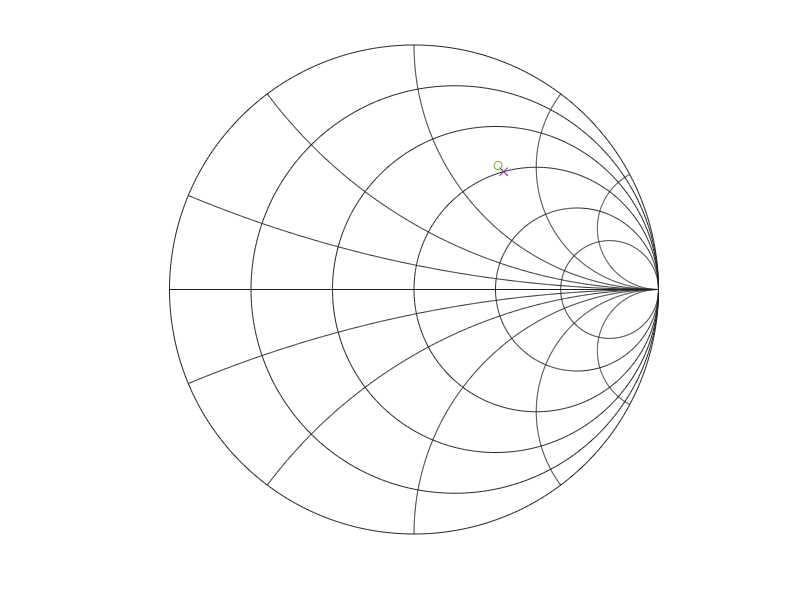

Recreate this plot in MATLAB.
%%
figure(1);clf;

linc = [.125, .125, .125]; % line color


% plot real line
x = [-1, 1];
y = [0, 0];
plot( x, y , 'color', linc);

axis equal;
axis off;
hold on;



if 0
  r = ones(1, 500) * 0;
  x = linspace(-1000, 1000, 500);
  
  z = complex(r, x) ./ 50;
  
  g = (z - 1) ./ (z + 1);
  
  plot(real(g), imag(g));
end

% plot constant resistance
for R = [0, 10, 25, 50, 100, 200]
  r = R/50;
  rad = 1/(r + 1);
  cent = 1-rad;
  th = linspace(0, 2*pi, 500);
  plot(rad*cos(th) + cent, rad*sin(th), 'color', linc)
end


if 0
  r = linspace(0, 1000, 500);
  x = ones(1, 500) * -10;
  
  z = complex(r, x) ./ 50;
  
  g = (z - 1) ./ (z + 1);

  plot(real(g), imag(g));
end

% plot constant reactance
for X = [10, 25, 50, 100, 200]
  x = X/50;
  rad = 1/(x);
  cent = rad;
  th = 2 * atan(x) * linspace(0, 1, 500);
  plot(1 - rad*sin(th), cent - rad*cos(th), 'color', linc);
  plot(1 - rad*sin(th), -cent + rad*cos(th), 'color', linc);
end

% ADD TEXT
%  Make function!




%%
l = 54e-9;
c = .45e-12;

w = 2 * pi * 915e6;

zs = 50 + 1j*w*l + 1/(1j*w*c);


gs = (zs - 50) / (zs + 50);

gss = conj(gs);

plot(real(gss), imag(gss), 'x')


%%
    ltest = 22;
    l = ltest * 1e-9;
    z1 = 1/(1j*w*1e-12) + 15 + 1j*w*l;
    
    z2 = 1j*w*6e-9;
    zl = (z1 * z2) / (z1 + z2);
    gl = (zl - 50) / (zl + 50);
    plot(real(gl), imag(gl), 'o')